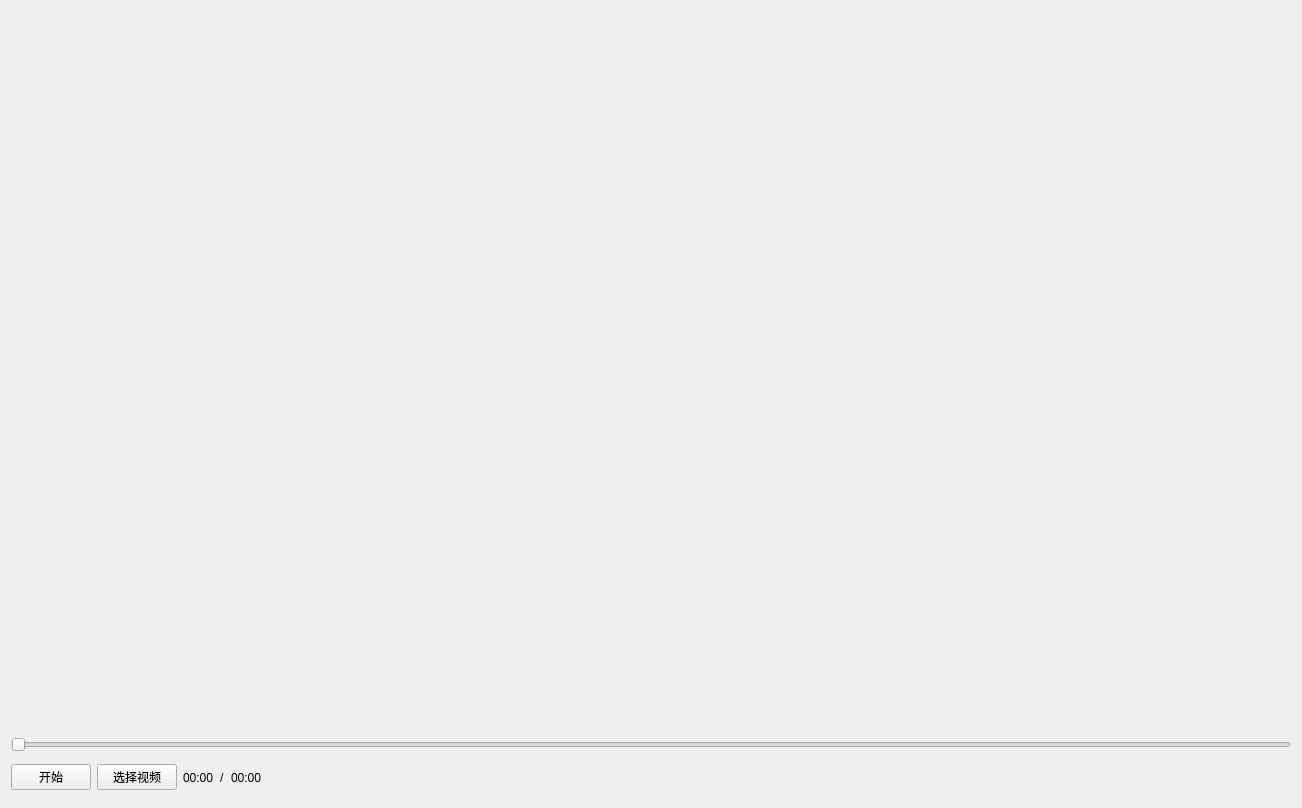
<?xml version="1.0" encoding="UTF-8"?>
<ui version="4.0">
 <class>Widget</class>
 <widget class="QWidget" name="Widget">
  <property name="geometry">
   <rect>
    <x>0</x>
    <y>0</y>
    <width>1302</width>
    <height>808</height>
   </rect>
  </property>
  <property name="windowTitle">
   <string>Widget</string>
  </property>
  <layout class="QVBoxLayout" name="verticalLayout">
   <item>
    <widget class="QWidget" name="Show" native="true">
     <property name="minimumSize">
      <size>
       <width>1280</width>
       <height>720</height>
      </size>
     </property>
    </widget>
   </item>
   <item>
    <widget class="QSlider" name="horizontalSlider">
     <property name="orientation">
      <enum>Qt::Horizontal</enum>
     </property>
    </widget>
   </item>
   <item>
    <layout class="QHBoxLayout" name="horizontalLayout_3">
     <item>
      <layout class="QHBoxLayout" name="horizontalLayout_2">
       <item>
        <widget class="QPushButton" name="pushButton">
         <property name="text">
          <string>开始</string>
         </property>
        </widget>
       </item>
       <item>
        <widget class="QPushButton" name="mediaChose">
         <property name="text">
          <string>选择视频</string>
         </property>
        </widget>
       </item>
       <item>
        <layout class="QHBoxLayout" name="horizontalLayout">
         <item>
          <widget class="QLabel" name="Time">
           <property name="text">
            <string>00:00</string>
           </property>
          </widget>
         </item>
         <item>
          <widget class="QLabel" name="label">
           <property name="text">
            <string>/</string>
           </property>
          </widget>
         </item>
         <item>
          <widget class="QLabel" name="Duration">
           <property name="text">
            <string>00:00</string>
           </property>
          </widget>
         </item>
        </layout>
       </item>
      </layout>
     </item>
     <item>
      <spacer name="horizontalSpacer">
       <property name="orientation">
        <enum>Qt::Horizontal</enum>
       </property>
       <property name="sizeHint" stdset="0">
        <size>
         <width>398</width>
         <height>20</height>
        </size>
       </property>
      </spacer>
     </item>
    </layout>
   </item>
  </layout>
 </widget>
 <resources/>
 <connections/>
</ui>
